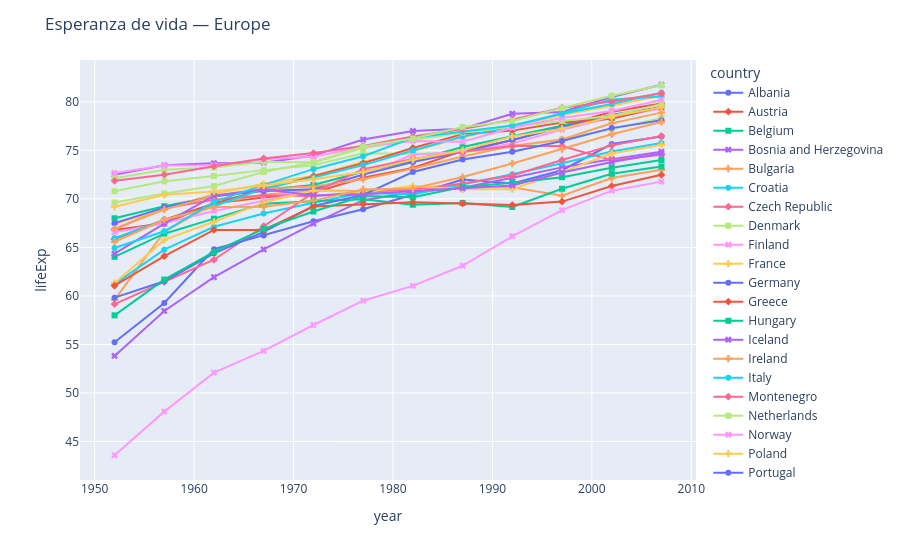

Here is the notebook cell this chart was saved with:
### Code cell
go.Figure(PlotByContinent(continent="Europe").run())

### Figure 1 — Plotly figure (JSON) as saved in the notebook; plotly's stock layout.template omitted (floating-point values rounded to 4 significant figures)
{"data": [{"hovertemplate": "country=Albania<br>year=%{x}<br>lifeExp=%{y}<extra></extra>", "legendgroup": "Albania", "line": {"color": "#636efa", "dash": "solid"}, "marker": {"symbol": "circle"}, "mode": "lines+markers", "name": "Albania", "orientation": "v", "showlegend": true, "type": "scatter", "x": [1952, 1957, 1962, 1967, 1972, 1977, 1982, 1987, 1992, 1997, 2002, 2007], "xaxis": "x", "y": [55.23, 59.28, 64.82, 66.22, 67.69, 68.93, 70.42, 72.0, 71.58, 72.95, 75.65, 76.42], "yaxis": "y"}, {"hovertemplate": "country=Austria<br>year=%{x}<br>lifeExp=%{y}<extra></extra>", "legendgroup": "Austria", "line": {"color": "#EF553B", "dash": "solid"}, "marker": {"symbol": "diamond"}, "mode": "lines+markers", "name": "Austria", "orientation": "v", "showlegend": true, "type": "scatter", "x": [1952, 1957, 1962, 1967, 1972, 1977, 1982, 1987, 1992, 1997, 2002, 2007], "xaxis": "x", "y": [66.8, 67.48, 69.54, 70.14, 70.63, 72.17, 73.18, 74.94, 76.04, 77.51, 78.98, 79.83], "yaxis": "y"}, {"hovertemplate": "country=Belgium<br>year=%{x}<br>lifeExp=%{y}<extra></extra>", "legendgroup": "Belgium", "line": {"color": "#00cc96", "dash": "solid"}, "marker": {"symbol": "square"}, "mode": "lines+markers", "name": "Belgium", "orientation": "v", "showlegend": true, "type": "scatter", "x": [1952, 1957, 1962, 1967, 1972, 1977, 1982, 1987, 1992, 1997, 2002, 2007], "xaxis": "x", "y": [68.0, 69.24, 70.25, 70.94, 71.44, 72.8, 73.93, 75.35, 76.46, 77.53, 78.32, 79.44], "yaxis": "y"}, {"hovertemplate": "country=Bosnia and Herzegovina<br>year=%{x}<br>lifeExp=%{y}<extra></extra>", "legendgroup": "Bosnia and Herzegovina", "line": {"color": "#ab63fa", "dash": "solid"}, "marker": {"symbol": "x"}, "mode": "lines+markers", "name": "Bosnia and Herzegovina", "orientation": "v", "showlegend": true, "type": "scatter", "x": [1952, 1957, 1962, 1967, 1972, 1977, 1982, 1987, 1992, 1997, 2002, 2007], "xaxis": "x", "y": [53.82, 58.45, 61.93, 64.79, 67.45, 69.86, 70.69, 71.14, 72.18, 73.24, 74.09, 74.85], "yaxis": "y"}, {"hovertemplate": "country=Bulgaria<br>year=%{x}<br>lifeExp=%{y}<extra></extra>", "legendgroup": "Bulgaria", "line": {"color": "#FFA15A", "dash": "solid"}, "marker": {"symbol": "cross"}, "mode": "lines+markers", "name": "Bulgaria", "orientation": "v", "showlegend": true, "type": "scatter", "x": [1952, 1957, 1962, 1967, 1972, 1977, 1982, 1987, 1992, 1997, 2002, 2007], "xaxis": "x", "y": [59.6, 66.61, 69.51, 70.42, 70.9, 70.81, 71.08, 71.34, 71.19, 70.32, 72.14, 73.0], "yaxis": "y"}, {"hovertemplate": "country=Croatia<br>year=%{x}<br>lifeExp=%{y}<extra></extra>", "legendgroup": "Croatia", "line": {"color": "#19d3f3", "dash": "solid"}, "marker": {"symbol": "circle"}, "mode": "lines+markers", "name": "Croatia", "orientation": "v", "showlegend": true, "type": "scatter", "x": [1952, 1957, 1962, 1967, 1972, 1977, 1982, 1987, 1992, 1997, 2002, 2007], "xaxis": "x", "y": [61.21, 64.77, 67.13, 68.5, 69.61, 70.64, 70.46, 71.52, 72.53, 73.68, 74.88, 75.75], "yaxis": "y"}, {"hovertemplate": "country=Czech Republic<br>year=%{x}<br>lifeExp=%{y}<extra></extra>", "legendgroup": "Czech Republic", "line": {"color": "#FF6692", "dash": "solid"}, "marker": {"symbol": "diamond"}, "mode": "lines+markers", "name": "Czech Republic", "orientation": "v", "showlegend": true, "type": "scatter", "x": [1952, 1957, 1962, 1967, 1972, 1977, 1982, 1987, 1992, 1997, 2002, 2007], "xaxis": "x", "y": [66.87, 69.03, 69.9, 70.38, 70.29, 70.71, 70.96, 71.58, 72.4, 74.01, 75.51, 76.49], "yaxis": "y"}, {"hovertemplate": "country=Denmark<br>year=%{x}<br>lifeExp=%{y}<extra></extra>", "legendgroup": "Denmark", "line": {"color": "#B6E880", "dash": "solid"}, "marker": {"symbol": "square"}, "mode": "lines+markers", "name": "Denmark", "orientation": "v", "showlegend": true, "type": "scatter", "x": [1952, 1957, 1962, 1967, 1972, 1977, 1982, 1987, 1992, 1997, 2002, 2007], "xaxis": "x", "y": [70.78, 71.81, 72.35, 72.96, 73.47, 74.69, 74.63, 74.8, 75.33, 76.11, 77.18, 78.33], "yaxis": "y"}, {"hovertemplate": "country=Finland<br>year=%{x}<br>lifeExp=%{y}<extra></extra>", "legendgroup": "Finland", "line": {"color": "#FF97FF", "dash": "solid"}, "marker": {"symbol": "x"}, "mode": "lines+markers", "name": "Finland", "orientation": "v", "showlegend": true, "type": "scatter", "x": [1952, 1957, 1962, 1967, 1972, 1977, 1982, 1987, 1992, 1997, 2002, 2007], "xaxis": "x", "y": [66.55, 67.49, 68.75, 69.83, 70.87, 72.52, 74.55, 74.83, 75.7, 77.13, 78.37, 79.31], "yaxis": "y"}, {"hovertemplate": "country=France<br>year=%{x}<br>lifeExp=%{y}<extra></extra>", "legendgroup": "France", "line": {"color": "#FECB52", "dash": "solid"}, "marker": {"symbol": "cross"}, "mode": "lines+markers", "name": "France", "orientation": "v", "showlegend": true, "type": "scatter", "x": [1952, 1957, 1962, 1967, 1972, 1977, 1982, 1987, 1992, 1997, 2002, 2007], "xaxis": "x", "y": [67.41, 68.93, 70.51, 71.55, 72.38, 73.83, 74.89, 76.34, 77.46, 78.64, 79.59, 80.66], "yaxis": "y"}, {"hovertemplate": "country=Germany<br>year=%{x}<br>lifeExp=%{y}<extra></extra>", "legendgroup": "Germany", "line": {"color": "#636efa", "dash": "solid"}, "marker": {"symbol": "circle"}, "mode": "lines+markers", "name": "Germany", "orientation": "v", "showlegend": true, "type": "scatter", "x": [1952, 1957, 1962, 1967, 1972, 1977, 1982, 1987, 1992, 1997, 2002, 2007], "xaxis": "x", "y": [67.5, 69.1, 70.3, 70.8, 71.0, 72.5, 73.8, 74.85, 76.07, 77.34, 78.67, 79.41], "yaxis": "y"}, {"hovertemplate": "country=Greece<br>year=%{x}<br>lifeExp=%{y}<extra></extra>", "legendgroup": "Greece", "line": {"color": "#EF553B", "dash": "solid"}, "marker": {"symbol": "diamond"}, "mode": "lines+markers", "name": "Greece", "orientation": "v", "showlegend": true, "type": "scatter", "x": [1952, 1957, 1962, 1967, 1972, 1977, 1982, 1987, 1992, 1997, 2002, 2007], "xaxis": "x", "y": [65.86, 67.86, 69.51, 71.0, 72.34, 73.68, 75.24, 76.67, 77.03, 77.87, 78.26, 79.48], "yaxis": "y"}, {"hovertemplate": "country=Hungary<br>year=%{x}<br>lifeExp=%{y}<extra></extra>", "legendgroup": "Hungary", "line": {"color": "#00cc96", "dash": "solid"}, "marker": {"symbol": "square"}, "mode": "lines+markers", "name": "Hungary", "orientation": "v", "showlegend": true, "type": "scatter", "x": [1952, 1957, 1962, 1967, 1972, 1977, 1982, 1987, 1992, 1997, 2002, 2007], "xaxis": "x", "y": [64.03, 66.41, 67.96, 69.5, 69.76, 69.95, 69.39, 69.58, 69.17, 71.04, 72.59, 73.34], "yaxis": "y"}, {"hovertemplate": "country=Iceland<br>year=%{x}<br>lifeExp=%{y}<extra></extra>", "legendgroup": "Iceland", "line": {"color": "#ab63fa", "dash": "solid"}, "marker": {"symbol": "x"}, "mode": "lines+markers", "name": "Iceland", "orientation": "v", "showlegend": true, "type": "scatter", "x": [1952, 1957, 1962, 1967, 1972, 1977, 1982, 1987, 1992, 1997, 2002, 2007], "xaxis": "x", "y": [72.49, 73.47, 73.68, 73.73, 74.46, 76.11, 76.99, 77.23, 78.77, 78.95, 80.5, 81.76], "yaxis": "y"}, {"hovertemplate": "country=Ireland<br>year=%{x}<br>lifeExp=%{y}<extra></extra>", "legendgroup": "Ireland", "line": {"color": "#FFA15A", "dash": "solid"}, "marker": {"symbol": "cross"}, "mode": "lines+markers", "name": "Ireland", "orientation": "v", "showlegend": true, "type": "scatter", "x": [1952, 1957, 1962, 1967, 1972, 1977, 1982, 1987, 1992, 1997, 2002, 2007], "xaxis": "x", "y": [66.91, 68.9, 70.29, 71.08, 71.28, 72.03, 73.1, 74.36, 75.47, 76.12, 77.78, 78.89], "yaxis": "y"}, {"hovertemplate": "country=Italy<br>year=%{x}<br>lifeExp=%{y}<extra></extra>", "legendgroup": "Italy", "line": {"color": "#19d3f3", "dash": "solid"}, "marker": {"symbol": "circle"}, "mode": "lines+markers", "name": "Italy", "orientation": "v", "showlegend": true, "type": "scatter", "x": [1952, 1957, 1962, 1967, 1972, 1977, 1982, 1987, 1992, 1997, 2002, 2007], "xaxis": "x", "y": [65.94, 67.81, 69.24, 71.06, 72.19, 73.48, 74.98, 76.42, 77.44, 78.82, 80.24, 80.55], "yaxis": "y"}, {"hovertemplate": "country=Montenegro<br>year=%{x}<br>lifeExp=%{y}<extra></extra>", "legendgroup": "Montenegro", "line": {"color": "#FF6692", "dash": "solid"}, "marker": {"symbol": "diamond"}, "mode": "lines+markers", "name": "Montenegro", "orientation": "v", "showlegend": true, "type": "scatter", "x": [1952, 1957, 1962, 1967, 1972, 1977, 1982, 1987, 1992, 1997, 2002, 2007], "xaxis": "x", "y": [59.16, 61.45, 63.73, 67.18, 70.64, 73.07, 74.1, 74.86, 75.44, 75.44, 73.98, 74.54], "yaxis": "y"}, {"hovertemplate": "country=Netherlands<br>year=%{x}<br>lifeExp=%{y}<extra></extra>", "legendgroup": "Netherlands", "line": {"color": "#B6E880", "dash": "solid"}, "marker": {"symbol": "square"}, "mode": "lines+markers", "name": "Netherlands", "orientation": "v", "showlegend": true, "type": "scatter", "x": [1952, 1957, 1962, 1967, 1972, 1977, 1982, 1987, 1992, 1997, 2002, 2007], "xaxis": "x", "y": [72.13, 72.99, 73.23, 73.82, 73.75, 75.24, 76.05, 76.83, 77.42, 78.03, 78.53, 79.76], "yaxis": "y"}, {"hovertemplate": "country=Norway<br>year=%{x}<br>lifeExp=%{y}<extra></extra>", "legendgroup": "Norway", "line": {"color": "#FF97FF", "dash": "solid"}, "marker": {"symbol": "x"}, "mode": "lines+markers", "name": "Norway", "orientation": "v", "showlegend": true, "type": "scatter", "x": [1952, 1957, 1962, 1967, 1972, 1977, 1982, 1987, 1992, 1997, 2002, 2007], "xaxis": "x", "y": [72.67, 73.44, 73.47, 74.08, 74.34, 75.37, 75.97, 75.89, 77.32, 78.32, 79.05, 80.2], "yaxis": "y"}, {"hovertemplate": "country=Poland<br>year=%{x}<br>lifeExp=%{y}<extra></extra>", "legendgroup": "Poland", "line": {"color": "#FECB52", "dash": "solid"}, "marker": {"symbol": "cross"}, "mode": "lines+markers", "name": "Poland", "orientation": "v", "showlegend": true, "type": "scatter", "x": [1952, 1957, 1962, 1967, 1972, 1977, 1982, 1987, 1992, 1997, 2002, 2007], "xaxis": "x", "y": [61.31, 65.77, 67.64, 69.61, 70.85, 70.67, 71.32, 70.98, 70.99, 72.75, 74.67, 75.56], "yaxis": "y"}, {"hovertemplate": "country=Portugal<br>year=%{x}<br>lifeExp=%{y}<extra></extra>", "legendgroup": "Portugal", "line": {"color": "#636efa", "dash": "solid"}, "marker": {"symbol": "circle"}, "mode": "lines+markers", "name": "Portugal", "orientation": "v", "showlegend": true, "type": "scatter", "x": [1952, 1957, 1962, 1967, 1972, 1977, 1982, 1987, 1992, 1997, 2002, 2007], "xaxis": "x", "y": [59.82, 61.51, 64.39, 66.6, 69.26, 70.41, 72.77, 74.06, 74.86, 75.97, 77.29, 78.1], "yaxis": "y"}, {"hovertemplate": "country=Romania<br>year=%{x}<br>lifeExp=%{y}<extra></extra>", "legendgroup": "Romania", "line": {"color": "#EF553B", "dash": "solid"}, "marker": {"symbol": "diamond"}, "mode": "lines+markers", "name": "Romania", "orientation": "v", "showlegend": true, "type": "scatter", "x": [1952, 1957, 1962, 1967, 1972, 1977, 1982, 1987, 1992, 1997, 2002, 2007], "xaxis": "x", "y": [61.05, 64.1, 66.8, 66.8, 69.21, 69.46, 69.66, 69.53, 69.36, 69.72, 71.32, 72.48], "yaxis": "y"}, {"hovertemplate": "country=Serbia<br>year=%{x}<br>lifeExp=%{y}<extra></extra>", "legendgroup": "Serbia", "line": {"color": "#00cc96", "dash": "solid"}, "marker": {"symbol": "square"}, "mode": "lines+markers", "name": "Serbia", "orientation": "v", "showlegend": true, "type": "scatter", "x": [1952, 1957, 1962, 1967, 1972, 1977, 1982, 1987, 1992, 1997, 2002, 2007], "xaxis": "x", "y": [58.0, 61.69, 64.53, 66.91, 68.7, 70.3, 70.16, 71.22, 71.66, 72.23, 73.21, 74.0], "yaxis": "y"}, {"hovertemplate": "country=Slovak Republic<br>year=%{x}<br>lifeExp=%{y}<extra></extra>", "legendgroup": "Slovak Republic", "line": {"color": "#ab63fa", "dash": "solid"}, "marker": {"symbol": "x"}, "mode": "lines+markers", "name": "Slovak Republic", "orientation": "v", "showlegend": true, "type": "scatter", "x": [1952, 1957, 1962, 1967, 1972, 1977, 1982, 1987, 1992, 1997, 2002, 2007], "xaxis": "x", "y": [64.36, 67.45, 70.33, 70.98, 70.35, 70.45, 70.8, 71.08, 71.38, 72.71, 73.8, 74.66], "yaxis": "y"}, {"hovertemplate": "country=Slovenia<br>year=%{x}<br>lifeExp=%{y}<extra></extra>", "legendgroup": "Slovenia", "line": {"color": "#FFA15A", "dash": "solid"}, "marker": {"symbol": "cross"}, "mode": "lines+markers", "name": "Slovenia", "orientation": "v", "showlegend": true, "type": "scatter", "x": [1952, 1957, 1962, 1967, 1972, 1977, 1982, 1987, 1992, 1997, 2002, 2007], "xaxis": "x", "y": [65.57, 67.85, 69.15, 69.18, 69.82, 70.97, 71.06, 72.25, 73.64, 75.13, 76.66, 77.93], "yaxis": "y"}, {"hovertemplate": "country=Spain<br>year=%{x}<br>lifeExp=%{y}<extra></extra>", "legendgroup": "Spain", "line": {"color": "#19d3f3", "dash": "solid"}, "marker": {"symbol": "circle"}, "mode": "lines+markers", "name": "Spain", "orientation": "v", "showlegend": true, "type": "scatter", "x": [1952, 1957, 1962, 1967, 1972, 1977, 1982, 1987, 1992, 1997, 2002, 2007], "xaxis": "x", "y": [64.94, 66.66, 69.69, 71.44, 73.06, 74.39, 76.3, 76.9, 77.57, 78.77, 79.78, 80.94], "yaxis": "y"}, {"hovertemplate": "country=Sweden<br>year=%{x}<br>lifeExp=%{y}<extra></extra>", "legendgroup": "Sweden", "line": {"color": "#FF6692", "dash": "solid"}, "marker": {"symbol": "diamond"}, "mode": "lines+markers", "name": "Sweden", "orientation": "v", "showlegend": true, "type": "scatter", "x": [1952, 1957, 1962, 1967, 1972, 1977, 1982, 1987, 1992, 1997, 2002, 2007], "xaxis": "x", "y": [71.86, 72.49, 73.37, 74.16, 74.72, 75.44, 76.42, 77.19, 78.16, 79.39, 80.04, 80.88], "yaxis": "y"}, {"hovertemplate": "country=Switzerland<br>year=%{x}<br>lifeExp=%{y}<extra></extra>", "legendgroup": "Switzerland", "line": {"color": "#B6E880", "dash": "solid"}, "marker": {"symbol": "square"}, "mode": "lines+markers", "name": "Switzerland", "orientation": "v", "showlegend": true, "type": "scatter", "x": [1952, 1957, 1962, 1967, 1972, 1977, 1982, 1987, 1992, 1997, 2002, 2007], "xaxis": "x", "y": [69.62, 70.56, 71.32, 72.77, 73.78, 75.39, 76.21, 77.41, 78.03, 79.37, 80.62, 81.7], "yaxis": "y"}, {"hovertemplate": "country=Turkey<br>year=%{x}<br>lifeExp=%{y}<extra></extra>", "legendgroup": "Turkey", "line": {"color": "#FF97FF", "dash": "solid"}, "marker": {"symbol": "x"}, "mode": "lines+markers", "name": "Turkey", "orientation": "v", "showlegend": true, "type": "scatter", "x": [1952, 1957, 1962, 1967, 1972, 1977, 1982, 1987, 1992, 1997, 2002, 2007], "xaxis": "x", "y": [43.59, 48.08, 52.1, 54.34, 57.01, 59.51, 61.04, 63.11, 66.15, 68.83, 70.84, 71.78], "yaxis": "y"}, {"hovertemplate": "country=United Kingdom<br>year=%{x}<br>lifeExp=%{y}<extra></extra>", "legendgroup": "United Kingdom", "line": {"color": "#FECB52", "dash": "solid"}, "marker": {"symbol": "cross"}, "mode": "lines+markers", "name": "United Kingdom", "orientation": "v", "showlegend": true, "type": "scatter", "x": [1952, 1957, 1962, 1967, 1972, 1977, 1982, 1987, 1992, 1997, 2002, 2007], "xaxis": "x", "y": [69.18, 70.42, 70.76, 71.36, 72.01, 72.76, 74.04, 75.01, 76.42, 77.22, 78.47, 79.42], "yaxis": "y"}], "layout": {"legend": {"title": {"text": "country"}, "tracegroupgap": 0}, "margin": {"t": 60}, "title": {"text": "Esperanza de vida — Europe"}, "xaxis": {"anchor": "y", "domain": [0.0, 1.0], "title": {"text": "year"}}, "yaxis": {"anchor": "x", "domain": [0.0, 1.0], "title": {"text": "lifeExp"}}}}
